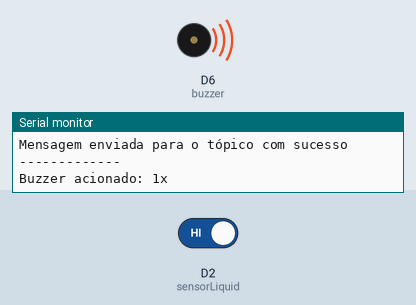
Simulated run of this sketch. Board: ESP8266 (NodeMCU). Shown: buzzer (waves = sounding), the last lines printed to the serial monitor. Inputs (shaded band) come from the test bench; at power-on: D2 (sensorLiquid) HIGH. WiFi joins after 1.5 s; servers stay silent unless stated; random numbers use the default seed unless the sketch sets one; no MQTT or app messages arrive unless stated.

Above: at 3.22 s.
At 3.8 s:
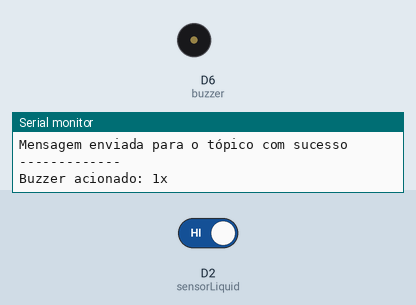
3.9 s: D2 (sensorLiquid) driven LOW
9.7 s: D2 (sensorLiquid) driven HIGH
At 13.6 s:
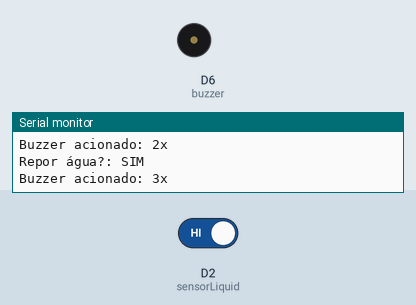
Timing chart, 0 to 15.1 s (numbered marks = the images above; inputs shaded):
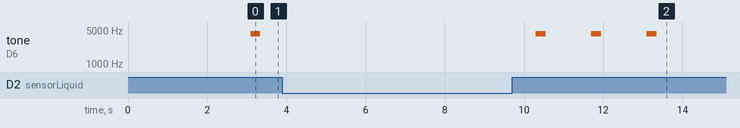

The sketch:

smart_alert_para_umidificador_ultrassonico.ino
```cpp
//Setup for MQTT and WiFi============================
#include <ESP8266WiFi.h>
//Library for MQTT:
#include <PubSubClient.h>
//Library for Json format using version 5:
#include <ArduinoJson.h>

#define sensorLiquid D2
#define buzzer D6

// declare topic for publish message
const char* topic_pub = "ESP_Pub";

// declare topic for subscribe message
const char* topic_sub = "ESP_Sub";

const char* currentDevice = "nodemcu-esp-12e";

// Update these with values suitable for your network.
const char* ssid = "nome-da-rede-wireless";
const char* password = "password";
const char* mqtt_server = "ip";

int hasLiquid;
int playBuzzer;
int playBuzzerTimes = 0;
bool sendAlertToBroken = true;

int timesPlayBuzzer = 3;
int intervalAfterPlayBuzzer = 1000;//5000;

WiFiClient espClient;
PubSubClient client(espClient);


void setup_wifi() {
  delay(100);
  // We start by connecting to a WiFi network
  Serial.print("Conectando na rede Wireless ");
  Serial.println(ssid);
  WiFi.begin(ssid, password);
  while (WiFi.status() != WL_CONNECTED)
  {
    delay(500);
    Serial.print(".");
  }
  randomSeed(micros());
  Serial.println("");
  Serial.println("Conectado na rede Wireless!");
  Serial.print("IP: ");
  Serial.println(WiFi.localIP());
}


void callback(char* topic, byte* payload, unsigned int length)
{
  //Receiving message as subscriber
  Serial.print("Nova mensagem no tópico: ");
  Serial.println(topic);
  String json_received;
  Serial.print("JSON Recebido:");

  for (int i = 0; i < length; i++) {
    json_received += ((char)payload[i]);
    //Serial.print((char)payload[i]);
  }
  Serial.println(json_received);
  //if receive ask status from node-red, send current status
  if (json_received == "status")
  {
    check_stat();
  }
  else
  {
    //Parse json
    StaticJsonBuffer<200> jsonBuffer;
    JsonObject& root = jsonBuffer.parseObject(json_received);

    //get json parsed value
    //sample of json: {"device":"Lamp1","trigger":"on"}
    Serial.print("Command:");
    String device = root["device"];
    String trigger = root["trigger"];
    Serial.println("Turn " + trigger + " " + device);
    Serial.println("-----------------------");
    //Trigger device
    //Buzzer***************************
    if (device == "buzzer")
    {
      if (trigger == "on")
      {
        tone(buzzer, 4200, 250);
      }
    }
    // check_stat();
  }
}

void reconnect() {
  // Loop until we're reconnected
  while (!client.connected())
  {
    Serial.print("Tentando reconectar ao Broken...");
    // Create a random client ID
    String clientId = "ESP8266Client-";
    clientId += String(random(0xffff), HEX);
    // Attempt to connect
    //if you MQTT broker has clientID,username and password
    //please change following line to    if (client.connect(clientId,userName,passWord))
    if (client.connect(clientId.c_str()))
    {
      Serial.println("conectado");
      //once connected to MQTT broker, subscribe command if any
      client.subscribe(topic_sub);
      check_stat();
    } else {
      Serial.print("failed, rc=");
      Serial.print(client.state());
      Serial.println(" tentando reconectar em 5 segundos");
      // Wait 5 seconds before retrying
      delay(5000);
    }
  }
}


void setup()
{
  delay(1000); // Evitando variações do boot do NodeMCU
  Serial.begin(9600);

  pinMode(D2, INPUT_PULLUP);
  pinMode(D6, OUTPUT);

  setup_wifi();
  client.setServer(mqtt_server, 1883);
  client.setCallback(callback);
  //subscribe topic
  client.subscribe(topic_sub);
}

void check_stat()
{
  StaticJsonBuffer<300> JSONbuffer;
  JsonObject& JSONencoder = JSONbuffer.createObject();
  bool hasLiquid = digitalRead(sensorLiquid) <= 0;

  if (hasLiquid)
  {
    JSONencoder["message"] = "Não é preciso repor água nesse momento";
  }
  else
  {
    JSONencoder["message"] = "Repor água do reservatório do umidificador";
  }


  JSONencoder["device"] = currentDevice;

  char JSONmessageBuffer[100];
  JSONencoder.printTo(JSONmessageBuffer, sizeof(JSONmessageBuffer));
  Serial.println("Enviando mensagem via MQTT para tópico no Broken..");
  Serial.println(JSONmessageBuffer);
  JSONencoder.printTo(JSONmessageBuffer, sizeof(JSONmessageBuffer));

  if (client.publish(topic_pub, JSONmessageBuffer) == true) {
    Serial.println("Mensagem enviada para o tópico com sucesso");
  } else {
    Serial.println("Erro no envio de mensagem para o tópico");
  }

}


void loop()
{
  if (!client.connected()) {
    reconnect();
  }
  client.loop();


  //  Faz a leitura do sensor de liquido
  hasLiquid = digitalRead(sensorLiquid) <= 0;

  //  Mostra no Serial Monitor se há líquido ou não detectado no nível do sensor
  Serial.print("Repor água?: ");
  Serial.println(hasLiquid ? "não":"SIM");

  if (hasLiquid) {
    playBuzzerTimes = 0;
    sendAlertToBroken = true;
  }
  else
  {

    if(sendAlertToBroken) {
      sendAlertToBroken = false;
      Serial.println("Enviando mensagem");
      alertToBroken();
    }


    if (playBuzzerTimes < timesPlayBuzzer) {

      playBuzzerTimes = playBuzzerTimes + 1;

      Serial.print("Buzzer acionado: ");
      Serial.print(playBuzzerTimes);
      Serial.println("x");

      tone(buzzer, 4200, 250);
      delay(intervalAfterPlayBuzzer);

    }

  }


  delay(400);
}


void alertToBroken()
{
  StaticJsonBuffer<300> JSONbuffer;
  JsonObject& JSONencoder = JSONbuffer.createObject();

  JSONencoder["device"] = currentDevice;
  JSONencoder["message"] = "Repor água do reservatório do umidificador";

  char JSONmessageBuffer[100];
  JSONencoder.printTo(JSONmessageBuffer, sizeof(JSONmessageBuffer));
  Serial.println("Enviando mensagem via MQTT para tópico no Broken..");
  Serial.println(JSONmessageBuffer);
  JSONencoder.printTo(JSONmessageBuffer, sizeof(JSONmessageBuffer));

  if (client.publish(topic_pub, JSONmessageBuffer) == true) {
    Serial.println("Mensagem enviada para o tópico com sucesso");
  } else {
    Serial.println("Erro no envio de mensagem para o tópico");
  }


  Serial.println("-------------");
}
```

Measured:
- after the input at 9.7 s, tone on D6 (buzzer): alternates 4200 Hz for 0.25 s and silent for 1.2 s, 6 changes in all, then stays silent, starting after 0.60 s
